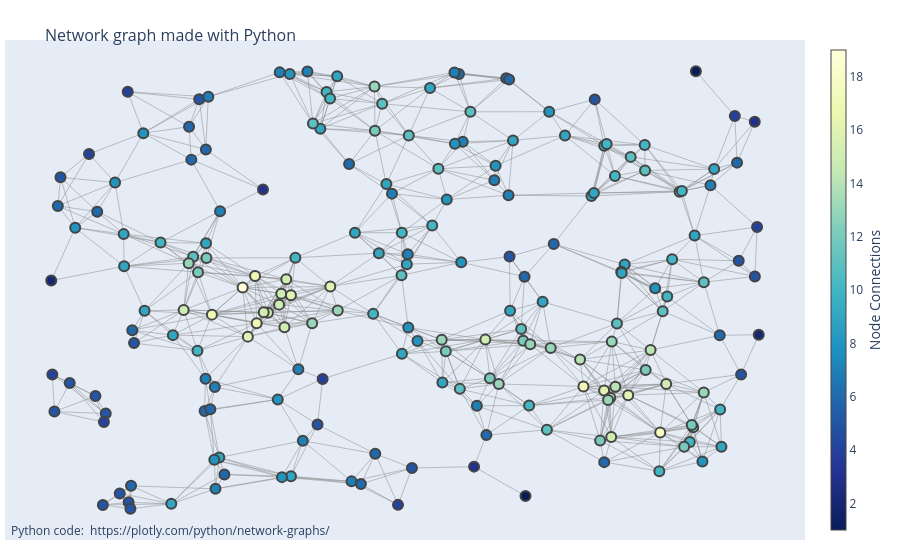

Notebook code cell kept with this figure:
### Code cell
fig = go.Figure(data=[edge_trace, node_trace],
             layout=go.Layout(
                title=dict(
                    text="<br>Network graph made with Python",
                    font=dict(
                        size=16
                    )
                ),
                showlegend=False,
                hovermode='closest',
                margin=dict(b=20,l=5,r=5,t=40),
                annotations=[ dict(
                    text="Python code: <a href='https://plotly.com/python/network-graphs/'> https://plotly.com/python/network-graphs/</a>",
                    showarrow=False,
                    xref="paper", yref="paper",
                    x=0.005, y=-0.002 ) ],
                xaxis=dict(showgrid=False, zeroline=False, showticklabels=False),
                yaxis=dict(showgrid=False, zeroline=False, showticklabels=False))
                )
fig.show()

### Figure 1 — Plotly figure (JSON) as saved in the notebook; plotly's stock layout.template omitted (floating-point values rounded to 4 significant figures; data arrays with more than 128 entries replaced by an {"elided": "..."} marker saying what was removed)
{"data": [{"hoverinfo": "none", "line": {"color": "#888", "width": 0.5}, "mode": "lines", "type": "scatter", "x": {"elided": "2724 float values"}, "y": {"elided": "2724 float values"}}, {"hoverinfo": "text", "marker": {"color": {"elided": "200 int values"}, "colorbar": {"thickness": 15, "title": {"side": "right", "text": "Node Connections"}, "xanchor": "left"}, "colorscale": [[0, "rgb(255,255,217)"], [0.125, "rgb(237,248,177)"], [0.25, "rgb(199,233,180)"], [0.375, "rgb(127,205,187)"], [0.5, "rgb(65,182,196)"], [0.625, "rgb(29,145,192)"], [0.75, "rgb(34,94,168)"], [0.875, "rgb(37,52,148)"], [1, "rgb(8,29,88)"]], "line": {"width": 2}, "reversescale": true, "showscale": true, "size": 10}, "mode": "markers", "text": {"elided": "200 str values"}, "type": "scatter", "x": {"elided": "200 float values"}, "y": {"elided": "200 float values"}}], "layout": {"annotations": [{"showarrow": false, "text": "Python code: <a href='https://plotly.com/python/network-graphs/'> https://plotly.com/python/network-graphs/</a>", "x": 0.005, "xref": "paper", "y": -0.002, "yref": "paper"}], "hovermode": "closest", "margin": {"b": 20, "l": 5, "r": 5, "t": 40}, "showlegend": false, "title": {"font": {"size": 16}, "text": "<br>Network graph made with Python"}, "xaxis": {"showgrid": false, "showticklabels": false, "zeroline": false}, "yaxis": {"showgrid": false, "showticklabels": false, "zeroline": false}}}
